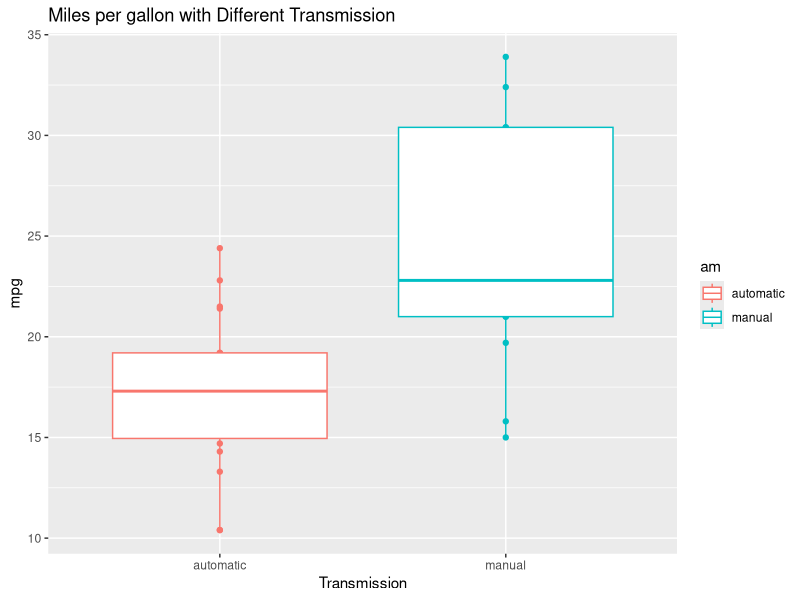
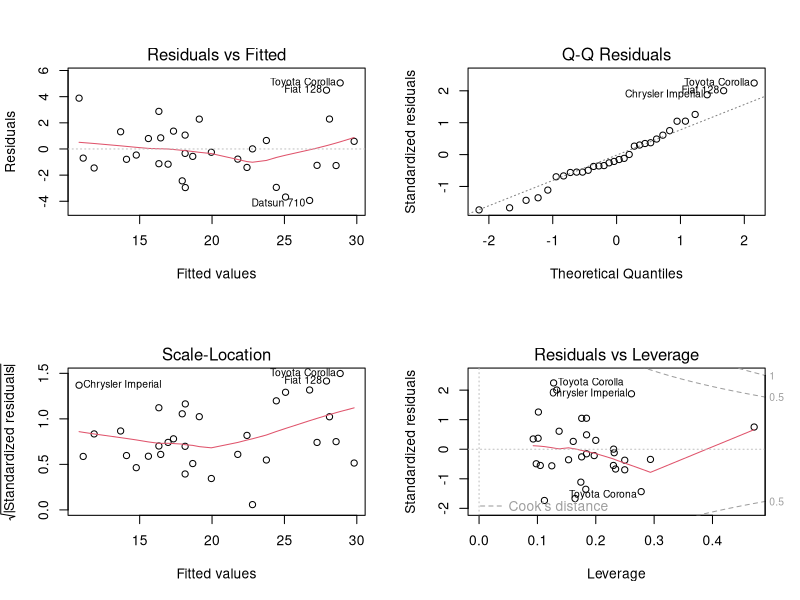

The R source for these figures, in order:
## ---- chunk 1
library(datasets)
data("mtcars")
mtcars$cyl <- factor(mtcars$cyl)
mtcars$vs <- factor(mtcars$vs)
mtcars$am <- factor(mtcars$am, labels = c("automatic", "manual"))
mtcars$gear <- factor(mtcars$gear)
mtcars$carb <- factor(mtcars$carb)
## ---- chunk 2
model <- lm(mpg ~ ., data = mtcars)
bestModel <- step(model, trace=FALSE)
summary(bestModel)
## ---- chunk 3
baseModel <- lm(mpg ~ am, data = mtcars)
fullModel <- lm(mpg ~., data = mtcars)
anova(baseModel, bestModel)$P
anova(bestModel, fullModel)$P
## ---- chunk 4
suppressMessages(library(ggplot2))
g <- ggplot(mtcars, aes(am, mpg, color = am))
g <- g + geom_point() + geom_boxplot() 
g <- g + labs(title="Miles per gallon with Different Transmission", x='Transmission', y = 'mpg')
print(g)
## ---- chunk 5
par(mfrow=c(2, 2))
plot(bestModel)
